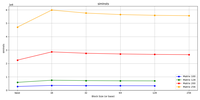
#> input picture Prj1/plots_old/plot_simInsts.png, 200 x 100 px, shrunk from 1200 x 600 before the run, found by its file name
$ python comb-05-07.py
#> lines starting #> are read from the running program, lines starting #| are printed output that depends on the picture
import os

from PIL import (
    Image,
    ImageDraw,
    ImageFont,
)

image_files = [
    "plot_simInsts.png",
    "plot_simOps.png",
    "plot_simSeconds.png",
    "plot_simTicks.png",
    "plot_system.cpu.cpi.png",
    "plot_system.cpu.ipc.png",
    "plot_system.cpu.dcache.demandHits_total.png",
    "plot_system.cpu.dcache.demandMisses_total.png",
    "plot_system.cpu.dcache.demandAccesses_total.png",
    "plot_system.cpu.icache.demandHits_total.png",
    "plot_system.cpu.icache.demandMisses_total.png",
    "plot_system.cpu.icache.demandAccesses_total.png",
]

plot_root = "plots"

# Try to load a default font
try:
    font = ImageFont.truetype("arial.ttf", 24)
except:
    font = ImageFont.load_default()

# Open all images
images = [Image.open(os.path.join(plot_root, f)) for f in image_files]
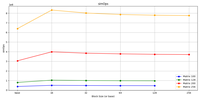
#> input picture Prj1/plots_old/plot_simOps.png, 200 x 100 px, shrunk from 1200 x 600 before the run, found by its file name
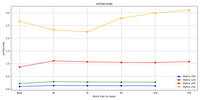
#> input picture Prj1/plots_old/plot_simSeconds.png, 200 x 100 px, shrunk from 1200 x 600 before the run, found by its file name
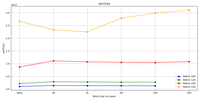
#> input picture Prj1/plots_old/plot_simTicks.png, 200 x 100 px, shrunk from 1200 x 600 before the run, found by its file name
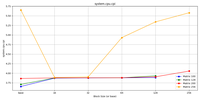
#> input picture Prj1/plots_old/plot_system.cpu.cpi.png, 200 x 100 px, shrunk from 1200 x 600 before the run, found by its file name
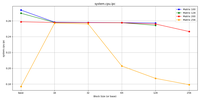
#> input picture Prj1/plots_old/plot_system.cpu.ipc.png, 200 x 100 px, shrunk from 1200 x 600 before the run, found by its file name
#> (the run stopped early here; a loop or call above may not have finished)
